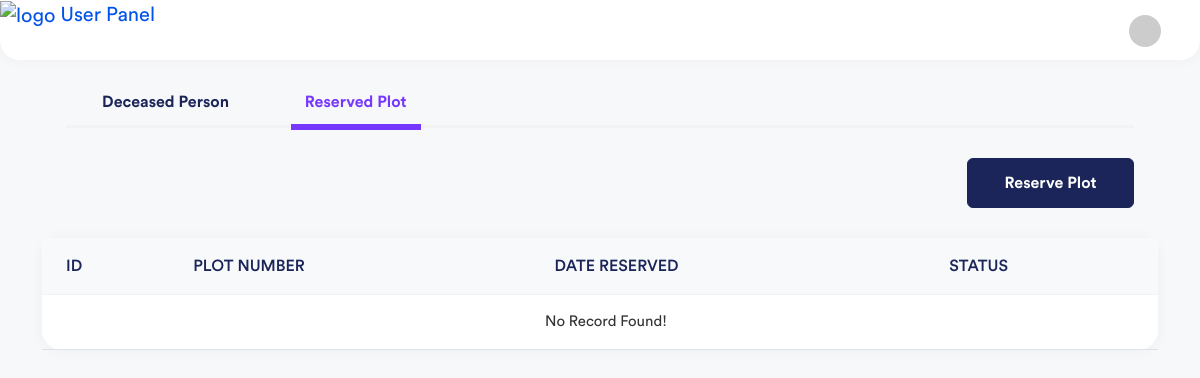
Before: /user/index.php?q=view-reserve (signed in) with the older database file.
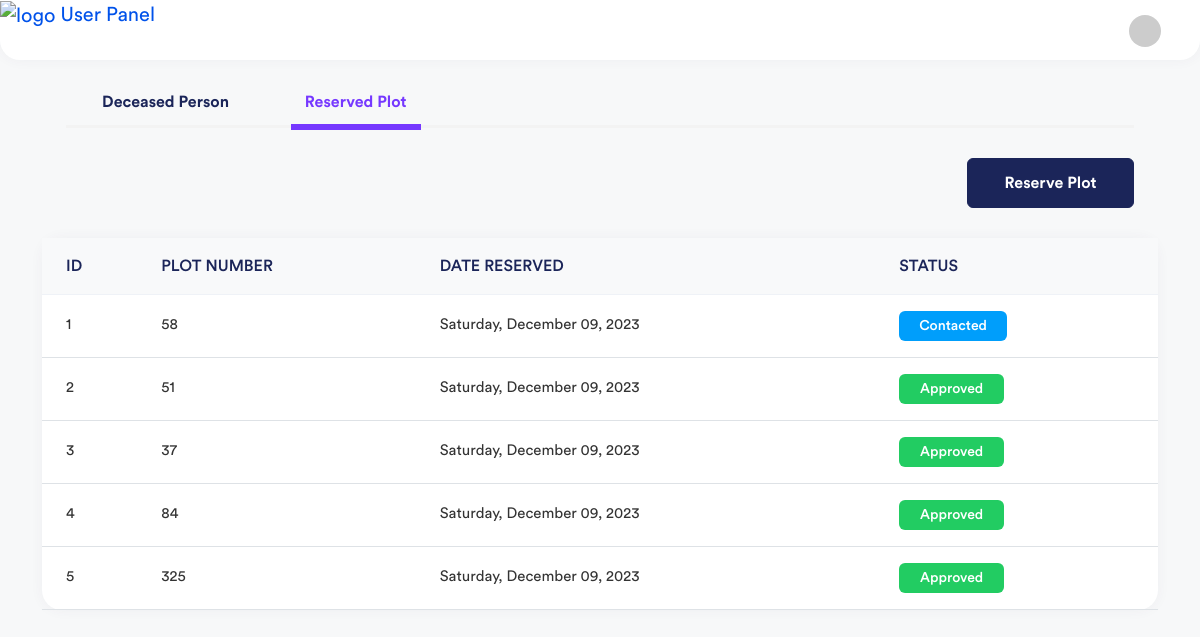
After: the same page with the newer database file.
### tables this page shows
CREATE TABLE `tblreserve` (
  `id` int(11) NOT NULL,
  `graveno` int(11) NOT NULL,
  `block` int(11) NOT NULL,
  `location` varchar(100) NOT NULL,
  `status` varchar(100) NOT NULL DEFAULT 'Pending',
  `email` varchar(100) NOT NULL,
  `mobile_number` varchar(100) NOT NULL,
  `created_at` datetime NOT NULL DEFAULT current_timestamp()
);

### user/index.php (called while the page is built, shortened)
<?php
require_once("theme/templates.php");

### include/database.php (called while the page is built, shortened)
<?php
class Database {
	var $sql_string = '';
	private $conn;
	public function open_connection() {
		$this->conn = mysqli_connect(server,user,pass);
		if(!$this->conn){
			echo "Problem in database connection! Contact administrator!";
			exit();
		}else{
			$db_select = mysqli_select_db($this->conn,database_name);
		}
	}
	function setQuery($sql='') {
		$this->sql_string=$sql;
	}
	function executeQuery() {
		$result = mysqli_query($this->conn,$this->sql_string);
		return $result;
	}
	private function confirm_query($result) {
		return $result;
	}
	function loadResultList( $key='' ) {
		$cur = $this->executeQuery();
		$array = array();
		while ($row = mysqli_fetch_object($cur)) {
			if ($key) {
				$array[$row->$key] = $row;
			} else {
				$array[] = $row;
			}
		}
		return $array;
	}
}
$mydb = new Database();
?>

### user/reserved-plot.php (the view, shortened to what this page needs)
<div class="col-xl-12 d-flex">
	<div class="content container-fluid">
		<div class="card invoices-tabs-card">
			<div class="card-body card-body pt-0 pb-0">
				<div class="invoices-items-main-tabs">
					<div class="row align-items-center">
						<div class="col-lg-12 col-md-12">
							<div class="invoices-items-tabs">
								<ul>
									<li><a href="?q=person">Deceased Person</a></li>
									<li><a href="?q=view-reserve" class="active">Reserved Plot</a></li>
								</ul>
							</div>
						</div>
					</div>
				</div>
			</div>
		</div>
        <div class="card invoices-tabs-card">
            <div class="card-body card-body pt-0 pb-0">
                <div class="invoices-main-tabs border-0 pb-0">
                    <div class="row align-items-center">
                        <div class="col-lg-12 col-md-12">
                            <div class="invoices-settings-btn invoices-settings-btn-one">
                                <a href="#" class="btn" data-bs-toggle="modal" data-bs-target="#reserve-plot-modal">
                                    <i data-feather="plus-circle"></i> Reserve Plot
                                </a>
                            </div>
                        </div>
                    </div>
                </div>
            </div>
        </div>
		<div class="row">
			<div class="col-12">
				<div class="card card-table">
					<div class="card-body">
						<div class="table-responsive">
							<table class="table table-stripped table-hover datatable">
								<thead class="thead-light">
									<tr>
										<th>ID</th>
										<th>PLOT NUMBER</th>
										<th>DATE RESERVED</th>
										<th>STATUS</th>
									</tr>
								</thead>
								<tbody>
									<?php
                                    $sql = "SELECT * FROM tblreserve";
                                    $mydb->setQuery($sql);
                                    $cur = $mydb->loadResultList();
									if ($cur) {
                                        foreach ($cur as $res) {
                                            echo '<tr>';
                                            echo '<td>' . $res->id . '</td>';
                                            echo '<td>' . $res->graveno . '</td>';
                                            echo '<td>' . date_format(date_create($res->created_at), 'l, F d, Y') . '</td>';
                                            if ($res->status == 'Pending') {
                                                echo '<td><span class="badge bg-warning">' . $res->status . '</span></td>';
                                            } else if ($res->status == 'Approved') {
                                                echo '<td><span class="badge bg-success">' . $res->status . '</span></td>';
                                            } else if ($res->status == 'Cancelled') {
                                                echo '<td><span class="badge bg-danger">' . $res->status . '</span></td>';
                                            } else if ($res->status == 'Contacted') {
                                                echo '<td><span class="badge bg-info">' . $res->status . '</span></td>';
                                            }else{
                                                echo '<td><span class="badge bg-danger">' . $res->status . '</span></td>';
                                            }
                                            echo '</tr>';
										}
									}else{
                                        echo '<tr>';
                                        echo '<td colspan="7" style="text-align:center">No Record Found!</td>';
                                        echo '</tr>';
									}?>
								</tbody>
							</table>
						</div>
					</div>
				</div>
			</div>
		</div>
	</div>
</div>

Changed rows visible on the page:
added tblreserve: id "1", graveno "58", created_at "Saturday, December 09, 2023", status "Contacted"
added tblreserve: id "2", graveno "51", created_at "Saturday, December 09, 2023", status "Approved"
added tblreserve: id "3", graveno "37", created_at "Saturday, December 09, 2023", status "Approved"
added tblreserve: id "4", graveno "84", created_at "Saturday, December 09, 2023", status "Approved"
added tblreserve: id "5", graveno "325", created_at "Saturday, December 09, 2023", status "Approved"
Other visible differences:
text no longer shown: "No Record Found!"
